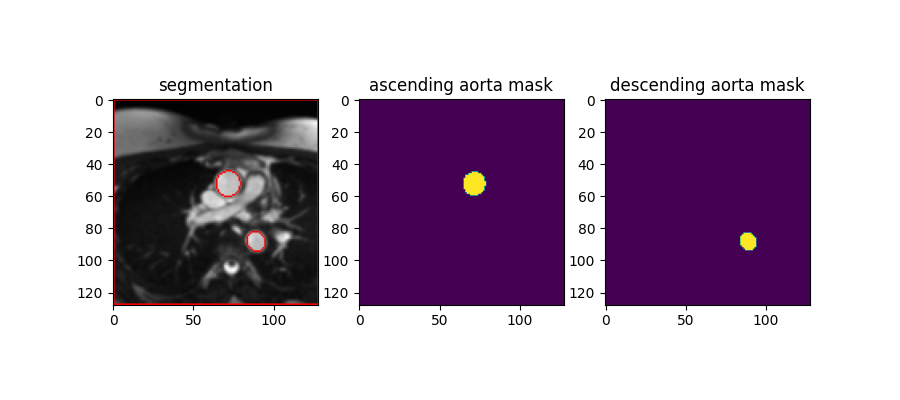
#> input picture images/segmentation_test01.png, 900 x 400 px
$ python -i Ao_circle.py   (imports and definitions only)
#> lines starting #> are read from the running program, lines starting #| are printed output that depends on the picture; after the words box and inside, x2 and y2 are one past the last pixel; in counts of white or black regions, pixels touching at a corner belong together; long printed decimals are rounded
### utils/Ao_circle_utils.py
from __future__ import division

import cv2
import numpy as np
from skimage.draw import circle as sk_draw_circle
from skimage.color import gray2rgb
from skimage.exposure import adjust_gamma

from utils.utils import get_square_border
from utils.utils import get_dice

# [22 lines left out: functions circle_distance, minDist_Pass, not called in this run]

def get_circle_image_patch(circle_, image_,
                           radDif=None, radVal=None):
    """
    Function for getting the circled image patch
    """
    try:
        cy, cx, rad, accum = circle_
        circle_mask_ = np.zeros_like(image_).astype(bool)

        if radVal is not None:
            rad_ = radVal
        elif radDif is not None:
            rad_ = max(rad + radDif, 4)
        else:
            rad_ = rad

        rr, cc = sk_draw_circle(cy, cx, rad_)
        circle_mask_[rr, cc] = True
        circle_img_ = image_[np.where(circle_mask_)]

        return circle_img_
    except:
        return None

# [27 lines left out: functions overlap_Pass, circle_brightness_score, circle_brightness_Pass, not called in this run]

def circle_location_Pass(circle_, image_, margin=0.15):
    """
    Function for check if the circle_ is overlapping
    with the margin of the image_.
    """
    cy, cx, rad, accum = circle_
    image_sizeY_, image_sizeX_ = image_.shape[0], image_.shape[1]
    margin_min_x = int(image_sizeX_ * margin)
    margin_max_x = int(image_sizeX_ * (1 - margin))
    margin_min_y = int(image_sizeY_ * margin)
    margin_max_y = int(image_sizeY_ * (1 - margin))

    margin_min_xh = int(image_sizeX_ * margin/2.)
    margin_max_xh = int(image_sizeX_ * (1 - margin/2.))
    margin_min_yh = int(image_sizeY_ * margin/2.)
    margin_max_yh = int(image_sizeY_ * (1 - margin/2.))

    if cy<margin_min_y or cy>margin_max_y:
        return False
    if cx<margin_min_x or cx>margin_max_x:
        return False

    if cy-rad<margin_min_yh or cy+rad>margin_max_yh:
        return False
    if cx-rad<margin_min_xh or cx+rad>margin_max_xh:
        return False

    return True

def circle_edge_noise_score(circle_, edge_,
                            radDif=None, radVal=None):
    """
    Function for getting the sum of the circled patch
    of the edge image.
    """
    circle_img_ = get_circle_image_patch(circle_, edge_,
                                         radDif=radDif,
                                         radVal=radVal)

    if circle_img_ is not None:
        edge_noise_score = circle_img_.sum()
        return edge_noise_score
    else:
        return 1000.0

def circle_edge_noise_Pass(circle_, edge_,
                           radDif=None, radVal=None,
                           noise_thresh_=15):
    """
    Function for checking if the circled patch edge
    image is over the edge noise threshold
    """
    noise_score_ = circle_edge_noise_score(circle_, edge_, radDif, radVal)
    return noise_score_ < noise_thresh_

# [27 lines left out: functions circle_image_std_score, circle_image_std_Pass, not called in this run]


def watershed_dice_score(circle_, image, gamma=2.5):
    try:
        cy, cx, rad, accum = circle_

        marker = np.zeros_like(image)
        rr, cc = sk_draw_circle(cy, cx, max(rad-2, 2))
        border = get_square_border(image, cut=0.07)

        marker[rr,cc] = 50
        marker[border == True] = 255

        circle_mask = np.zeros_like(image)
        rr, cc = sk_draw_circle(cy, cx, rad)
        circle_mask[rr,cc] = 1

        image = adjust_gamma(image, gamma=gamma)
        if image.ndim == 2:
            image = gray2rgb(image)

        segmentation_ = cv2.watershed(image, marker.astype(np.int32))
        segmentation_ = (segmentation_ == 50).astype(image.dtype)

        watershed_score = get_dice(segmentation_, circle_mask)

        #return watershed_score, segmentation_, circle_mask
        return watershed_score
    except:
        return 0.0

def watershed_dice_score_Pass(circle_, image, dice_thresh=0.7, gamma=2.5):
    dice_score = watershed_dice_score(circle_, image, gamma=gamma)
    return dice_score > dice_thresh

### utils/utils.py
from __future__ import division

import cv2
import numpy as np
from math import ceil
from skimage.color import gray2rgb
from scipy import ndimage as ndi
from skimage.filters import threshold_otsu


##################################################
## Tools
## get_border (mask)
## get_center_marker (mask, marker_iter=3)
## get_square_border (image, cut=0.2, iterations=1)
## get_edge_mask (image, edge=26)
##################################################

# [28 lines left out: functions get_border, get_center_marker, get_square_border, get_edge_mask, not called in this run]


def get_square_border(image, cut=0.2, iterations=1):
    border = np.zeros_like(image)
    px = int(ceil(cut * image.shape[0]))
    py = int(ceil(cut * image.shape[1]))
    border[px:-px, py] = 1
    border[px:-px, -py] = 1
    border[px, py:-py] = 1
    border[-px, py:-py] = 1
    border = cv2.dilate(border, None, iterations=iterations).astype(bool)
    return border

def get_dice(y_true, y_pred, epsilon=1e-15, labels=[0, 1]):
    y_true = y_true.round()
    y_pred = y_pred.round()
    intersection = (y_true * y_pred).sum(-1).sum(-1).sum(-1)
    union = y_true.sum(-1).sum(-1).sum(-1) + y_pred.sum(-1).sum(-1).sum(-1)

    return (2 * intersection + epsilon) / (union + epsilon)

# [60 lines left out: functions organize_circles, fill_pul_seg_holes, filter_pseg_w_cseg, get_center_blob_border, not called in this run]

### segmentation/Ao_circle.py
from __future__ import division

import numpy as np
import matplotlib.pyplot as plt
from skimage.exposure import rescale_intensity
from skimage.filters import gaussian
from skimage.filters import threshold_otsu
from skimage import feature
from skimage.transform import hough_circle, hough_circle_peaks

from utils.Ao_circle_utils import *


## filter with brightness Pass, location Pass, then sort by Edge and Noise Pass
## Then select the overlap of the topX of Edge Pass and Noise Pass
## Then apply the overlap Pass and MinDist Pass
def Ao_hough_circle0(image, radmin=8, radmax=15, radint=2, n_circles=2, minDist=10,
                     gaussian_sigma=1.2, radDif=None, radVal=None, margin=0.15,
                     accum_thresh=0.7, noise_thresh=20, std_thresh=40,
                     dice_thresh=0.7):
    """
    Params
    ------
    image: input_image for finding circles
    radmin: min_radius
    radmax: max_radius
    radint: radius_interval
    n_circles: number_of_circles to be located
    minDist: minimum distance between each pair of circles

    Return
    ------
    """


    # apply gaussian filter, then rescale the image intensity
    _image = rescale_intensity(gaussian(image, sigma=gaussian_sigma), out_range=np.uint8).astype(np.uint8)

    # Image Otsu Threshold Mask Mean
    image_otsu_thresh = threshold_otsu(_image)
    print("Thresh: {}".format(image_otsu_thresh))
    otsu_mask = _image>image_otsu_thresh
    otsu_mask_mean = _image[np.where(otsu_mask)].mean()
    print("Otsu Mean: {}".format(otsu_mask_mean))
    brightness_thresh = max(image_otsu_thresh, otsu_mask_mean*0.8)
    print("Brightness Thresh: {}".format(brightness_thresh))

    # generate the canny edge image
    low_threshold = max(image_otsu_thresh * 0.66, 25)
    high_threshold = min(otsu_mask_mean, 200)
    print("[Canny] Low/High Threshold: {}/{}".format(low_threshold, high_threshold))
    canny_img = feature.canny(_image, sigma=0.8,
                              low_threshold=low_threshold,
                              high_threshold=high_threshold)
    edges = np.copy(canny_img)
    #plt.imshow(edges)
    #plt.show()


    # Detect two radii
    hough_radii = np.arange(radmin, radmax, radint)
    hough_res = hough_circle(edges, hough_radii)

    total_num_peaks = 30
    accum_min = 1.0
    while(accum_min > accum_thresh):
        accums, cx, cy, radii = hough_circle_peaks(hough_res, hough_radii,
                                                   total_num_peaks=total_num_peaks)
        accum_min = accums[-1]
        total_num_peaks += 1

    print("Min Accum: {}, | Total Peaks: {}".format(accum_min, total_num_peaks))

    n_selected_circles = 0
    collection = []
    edge_noise_stack = []
    std_score_stack = []


    for center_y, center_x, radius, accum_ in zip(cy, cx, radii, accums):
        circle_i = (center_y, center_x, radius, accum_)
        #print("circle: {}".format(circle_i))
        if not circle_location_Pass(circle_i, _image, margin=margin):
            #print("location pass fail")
            continue
        if not watershed_dice_score_Pass(circle_i, _image, dice_thresh=dice_thresh):
            #print("dice score fail")
            continue
        if not circle_edge_noise_Pass(circle_i, edges, radDif=radDif, radVal=radVal, noise_thresh_=noise_thresh):
            #print("edge noise pass fail")
            continue
        if not circle_image_std_Pass(circle_i, _image, radDif=radDif, radVal=radVal, std_thresh_=std_thresh):
            #print("std score pass fail")
            continue
        if not circle_brightness_Pass(circle_i, _image, brightness_thresh):
            #print("brightness pass fail")
            continue
        if not overlap_Pass(circle_i, collection):
            #print("overlap fail")
            continue
        if not minDist_Pass(circle_i, collection, minDist):
            #print("minDist fail")
            continue
        collection.append(circle_i)

    n_selected_circles = len(collection)
    print("{} out of {} circles are selected.".format(n_selected_circles, total_num_peaks))


    if len(collection) > 0:
        cy = np.array([x[0] for x in collection[:n_circles]])
        cx = np.array([x[1] for x in collection[:n_circles]])
        radii = np.array([x[2] for x in collection[:n_circles]])
        accums = np.array([x[3] for x in collection[:n_circles]])
        brightness = np.array([circle_brightness_score(x, _image) for x in collection[:n_circles]])
        print("Brightness: {}".format(brightness))
        noises = np.array([circle_edge_noise_score(x, edges, radVal=5) for x in collection[:n_circles]])
        print("Noises: {}".format(noises))
        std_scores = np.array([circle_image_std_score(x, _image, radVal=5) for x in collection[:n_circles]])
        print("Std Scores: {}".format(std_scores))
        dice_scores = np.array([watershed_dice_score(x, _image) for x in collection[:n_circles]])
        print("Dice Scores: {}".format(dice_scores))

        if cy.max()>108 or cy.min()<20 or cx.max()>108 or cx.min()<20:
            print("#"*100,"Edge: ",cy,cx)

        if std_scores.max()>50:
            print("#"*100,"Std_Score: ",std_scores)

    else:
        cy, cx, radii, accums = np.array([]), np.array([]), np.array([]), np.array([])

    return accums, cx, cy, radii


# [423 lines left out: functions Ao_hough_circle1, Ao_hough_circleCV, Ao_hough_circle2, Ao_hough_circle3, not called in this run]

>>> import cv2
>>> picture = cv2.imread('../images/segmentation_test01.png', cv2.IMREAD_GRAYSCALE)
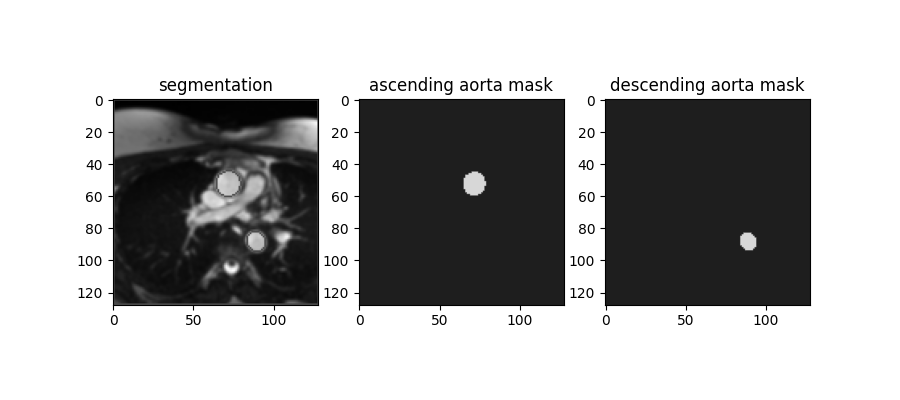
#> picture: shape (400, 900); min 0, max 255, mean 174.8
>>> result = Ao_hough_circle0(picture)
#> in Ao_hough_circle0, `image_otsu_thresh = threshold_otsu(_image)`: image_otsu_thresh = 142
#| Thresh: 142
#> in Ao_hough_circle0, `otsu_mask = _image>image_otsu_thresh`:
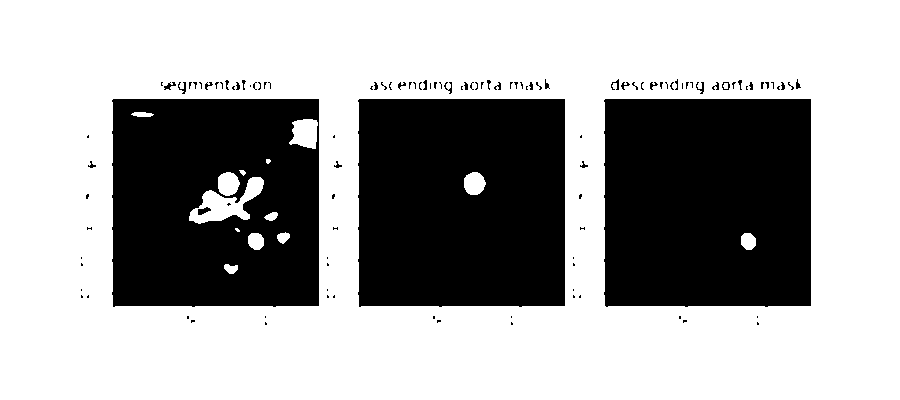
#> otsu_mask: shape (400, 900) bool; 65.1% white; 115 black regions (83 under 20 px), largest, box (x1, y1, x2, y2) and area: (604, 99, 811, 307) 42461, (358, 99, 565, 307) 42274, (112, 99, 319, 307) 39391
#> in Ao_hough_circle0, `otsu_mask_mean = _image[np.where(otsu_mask)].mean()`: otsu_mask_mean = 249.2
#| Otsu Mean: 249.178
#> in Ao_hough_circle0, `brightness_thresh = max(image_otsu_thresh, otsu_mask_mean*0.8)`: brightness_thresh = 199.3
#| Brightness Thresh: 199.343
#> in Ao_hough_circle0, `low_threshold = max(image_otsu_thresh * 0.66, 25)`: low_threshold = 93.72
#> in Ao_hough_circle0, `high_threshold = min(otsu_mask_mean, 200)`: high_threshold = 200
#| [Canny] Low/High Threshold: 93.72/200
#> in Ao_hough_circle0, `canny_img = feature.canny(_image, sigma=0.8, low_threshold=low_thresho..`:
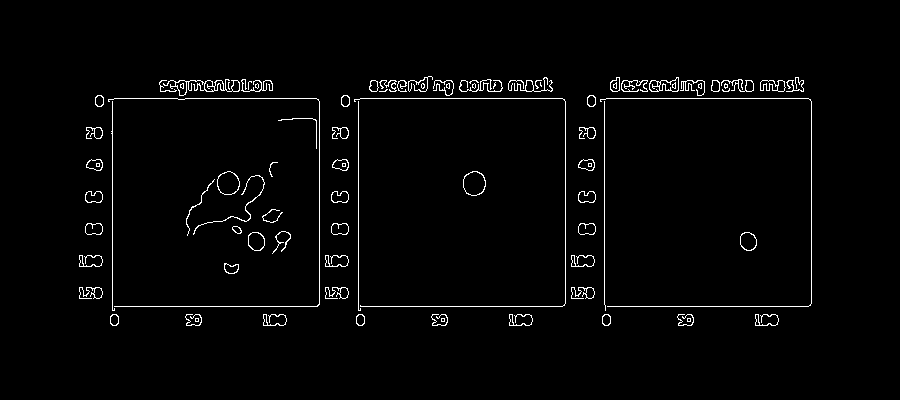
#> canny_img: shape (400, 900) bool; 2.1% white in thin lines or dots, all inside (x1, y1, x2, y2) = (79, 76, 812, 326)
#> the loop in Ao_hough_circle0, `while(accum_min > accum_thresh):` made 1 pass
#> accum_min on pass 1: 0.437
#> after the loop in Ao_hough_circle0, `while(accum_min > accum_thresh):`: total_num_peaks = 31
#| Min Accum: 0.4375, | Total Peaks: 31
#> the loop in Ao_hough_circle0, `for center_y, center_x, radius, accum_ in zip(cy, cx, radii, accums):` made 30 passes
#> (center_y, center_x, radius, accum_) on passes 1, 2, 3, 4, 5, 6, 7, 8, 9, 11, 12, 13: (242, 748, 8, 0.667), (183, 473, 12, 0.625), (242, 256, 8, 0.604), (90, 696, 8, 0.542), (240, 256, 8, 0.5), (90, 444, 8, 0.5), (84, 429, 8, 0.5), (90, 452, 8, 0.5), (90, 418, 8, 0.479), (90, 186, 8, 0.479), (242, 254, 10, 0.469), (90, 678, 8, 0.458)
#> (center_y, center_x, radius, accum_) on passes 10, 18, 27, 29: (87, 785, 8, 0.479), (88, 780, 8, 0.458), (82, 795, 8, 0.437), (83, 475, 8, 0.437)
#> pass 1, in watershed_dice_score, `border = get_square_border(image, cut=0.07)`:
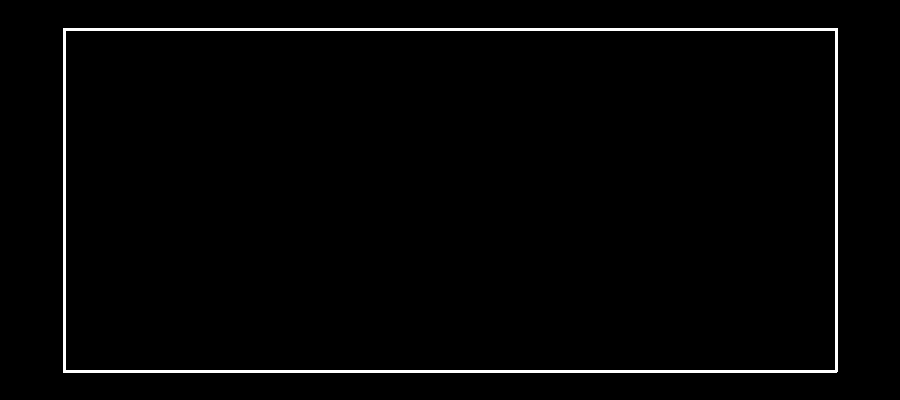
#> border: shape (400, 900) bool; 1.9% white; 1 white region, box (x1, y1, x2, y2) and area: (63, 28, 838, 373) 6683
#> pass 1, in watershed_dice_score, `image = adjust_gamma(image, gamma=gamma)`:
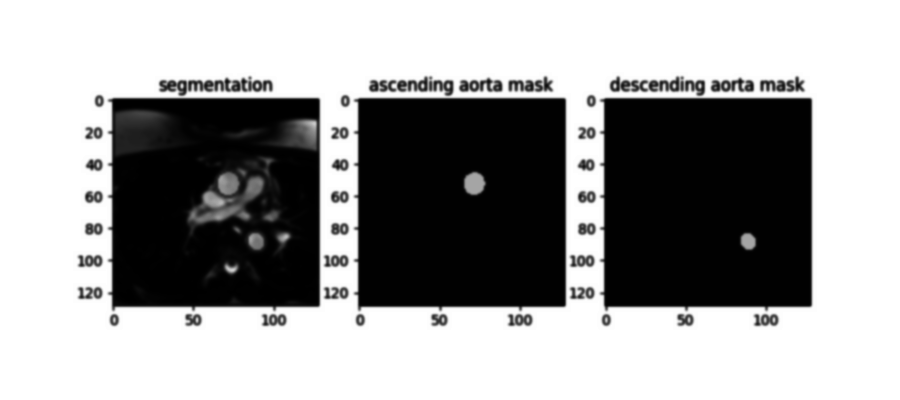
#> image: shape (400, 900); min 0, max 255, mean 159.7
#> pass 1, in watershed_dice_score, `segmentation_ = cv2.watershed(image, marker.astype(np.int32))`:
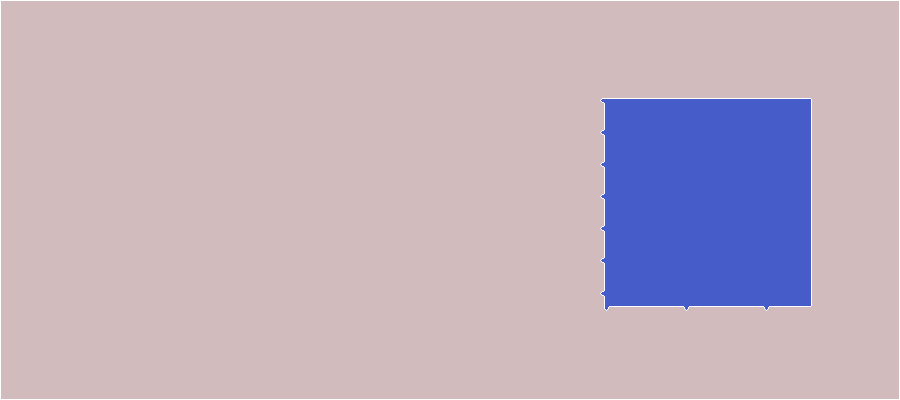
#> segmentation_: shape (400, 900) int32; 3 distinct labels, from -1 to 255; one colour per label, 0 black, -1 white
#| 0 out of 31 circles are selected.
